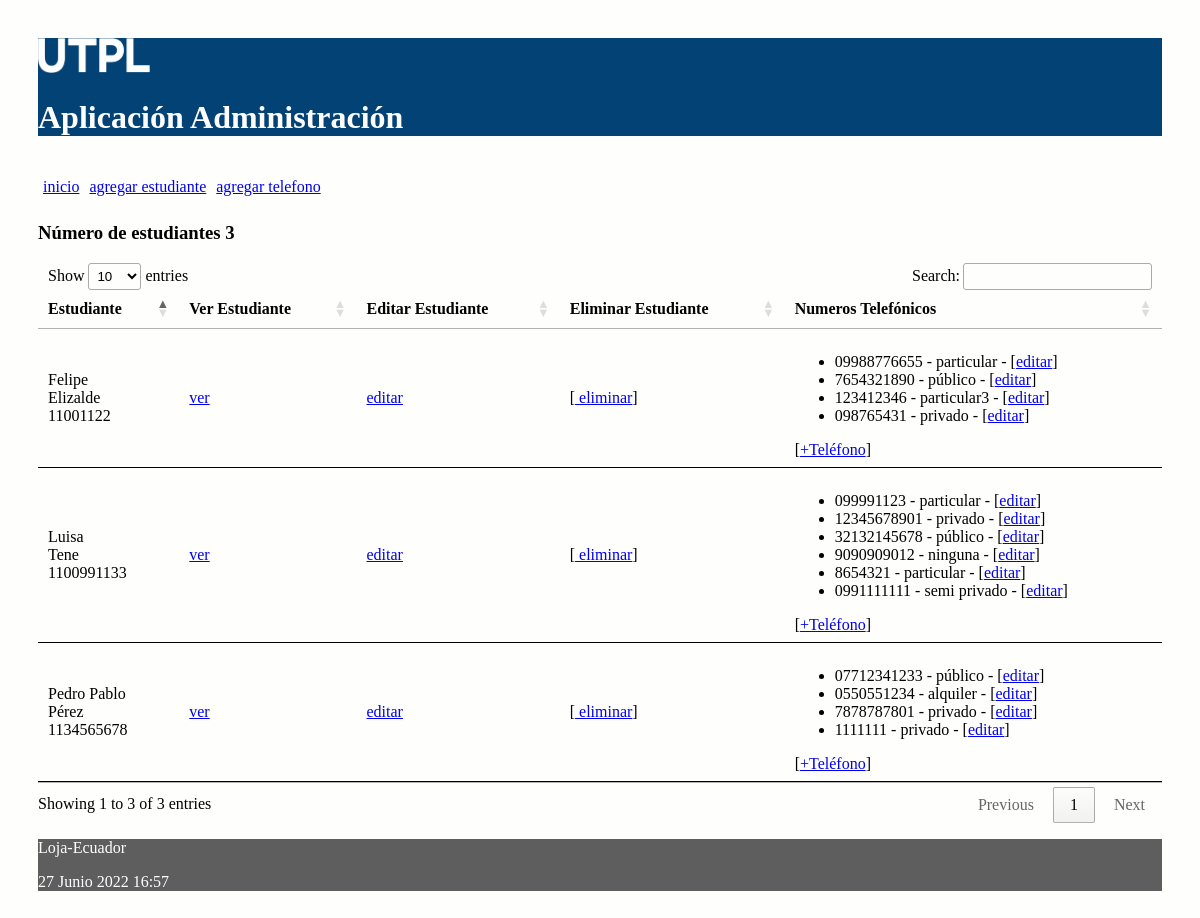
Before: / with the older database file.
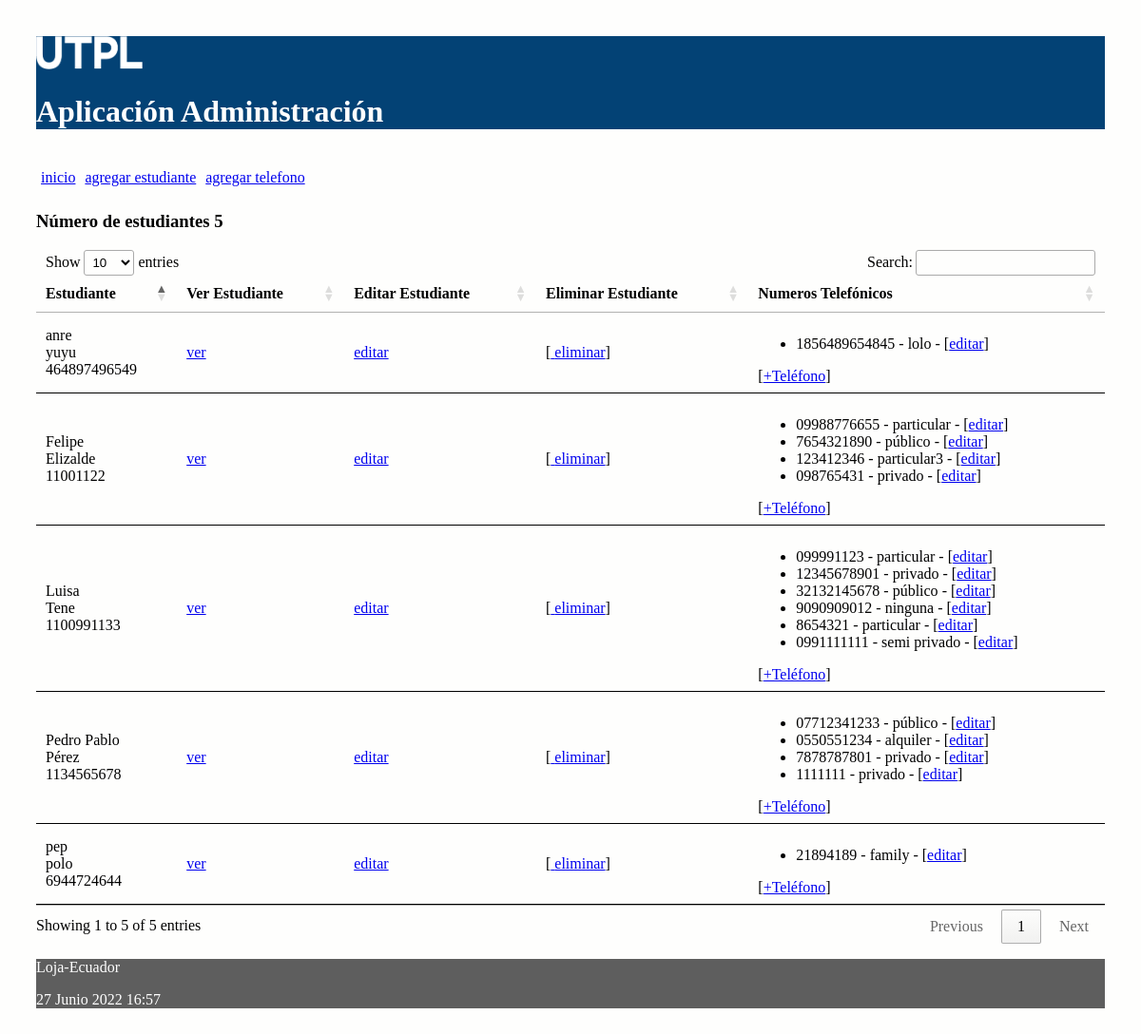
After: the same page with the newer database file.
### administrativo/models.py (models this page shows, shortened)
class Estudiante(models.Model):
    nombre = models.CharField(max_length=30)
    apellido = models.CharField(max_length=30)
    cedula = models.CharField(max_length=30, unique=True)

class NumeroTelefonico(models.Model):
    telefono = models.CharField(max_length=100)
    tipo = models.CharField(max_length=100)
    estudiante = models.ForeignKey(Estudiante, on_delete=models.CASCADE,
            related_name="numeros_telefonicos")

### administrativo/views.py (the view)
# urls.py: path('', views.index, name='index'),
def index(request):
    estudiantes = Estudiante.objects.all()
    informacion_template = {'estudiantes': estudiantes, 'numero_estudiantes': len(estudiantes)}
    return render(request, 'index.html', informacion_template)

### administrativo/templates/index.html (shortened to what this page needs)
{% extends "master.html" %}
{% block content %}
<h3>Número de estudiantes {{ numero_estudiantes }}</h3>
<table id="tabla_datos">
  <thead>
    <tr>
      <th>Estudiante</th>
      <th>Ver Estudiante</th>
      <th>Editar Estudiante</th>
      <th>Eliminar Estudiante</th>
      <th>Numeros Telefónicos </th>
    </tr>
  </thead>
  {% for e in estudiantes %}
  <tr>
    <td> {{e.nombre}} <br/>  {{e.apellido}} <br/>{{e.cedula}} <br/>  </td>
    <td> <a href="{% url 'obtener_estudiante' e.id %}">ver</a> </td>
    <td> <a href="{% url 'editar_estudiante' e.id %}">editar</a> </td>
    <td>
      [<a href="{% url 'eliminar_estudiante' e.id %}"
      onclick="return confirm('¿Está seguro de la eliminación?')" >
      eliminar</a>]
    </td>
    <td>
      <ul>
        {% for t in e.numeros_telefonicos.all %}
          <li>
            <span>{{t.telefono}} - {{t.tipo}} - [<a href="{% url 'editar_numero_telefonico' t.id %}">editar</a>] </span>
          </li>
        {% endfor %}
      </ul>
        [<a href="{% url 'crear_numero_telefonico_estudiante' e.id%}">+Teléfono</a>]
    </td>
  </tr>
  {% endfor %}
</table>
{% endblock %}

### administrativo/templates/master.html (shortened to what this page needs)
<!DOCTYPE html>
<html>
  <head>
    {% load static %}
    <link rel="stylesheet" type="text/css" href="{% static 'css/estilos.css' %}">
    <link rel="stylesheet" type="text/css" href="https://cdn.datatables.net/1.10.25/css/jquery.dataTables.min.css">
  </head>
  <body>
  <header>
    <img src="{% static 'images/logo.png' %}" height="10%" width="10%" alt="My image">
    <h1>Aplicación Administración </h1>
    <nav class="top_menu">
      <ul>
        <li><a href="{% url 'index' %}">inicio</a></li>
        <li><a href="{% url 'crear_estudiante' %}">agregar estudiante</a></li>
        <li><a href="{% url 'crear_numero_telefonico' %}">agregar telefono</a></li>
      </ul>
    </nav>
  </header>
  <section>
      {% block content %}
      {% endblock %}
  </section>
    <footer>
      <p>Loja-Ecuador</p>
      <p>{% now "j F Y H:i" %}</p>
    </footer>
  </body>
</html>

### administrativo/static/css/estilos.css (style rules this page uses)
body { background: #FEFEFD; padding: 30px; }
header { background: #034275; color: #FFF; }
section { width: 100%; }
th, td { padding: 15px; border-bottom: 1px solid black; }
.top_menu ul { list-style:none; float:left; padding: 5px; width:95%; }
.top_menu ul li { float:left; margin-right:10px; margin-bottom:5px; text: #FFF; }
footer { background: #5E5E5E; color: #FFF; }

Changed rows visible on the page:
added Estudiante: nombre "pep", apellido "polo", cedula "6944724644"
added NumeroTelefonico: telefono "21894189", tipo "family", shown under "pep"
added Estudiante: nombre "anre", apellido "yuyu", cedula "464897496549"
added NumeroTelefonico: telefono "1856489654845", tipo "lolo", shown under "anre"
Other visible differences:
text written by a page script: "Show entries Search: Showing 1 to 3 of 3 entries Previous 1 Next" → "Show entries Search: Showing 1 to 5 of 5 entries Previous 1 Next"
{{ numero_estudiantes }}: "3" → "5"
